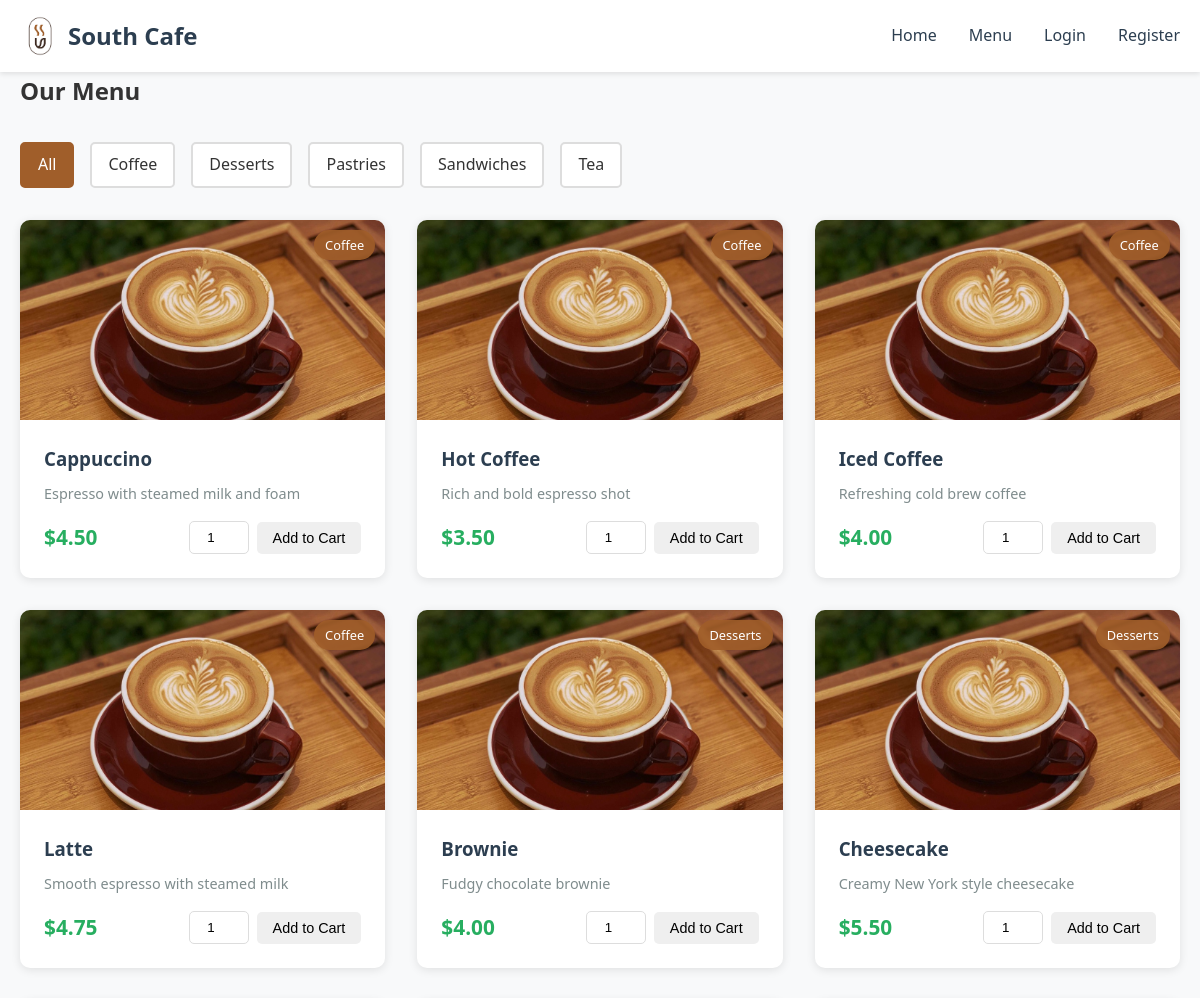
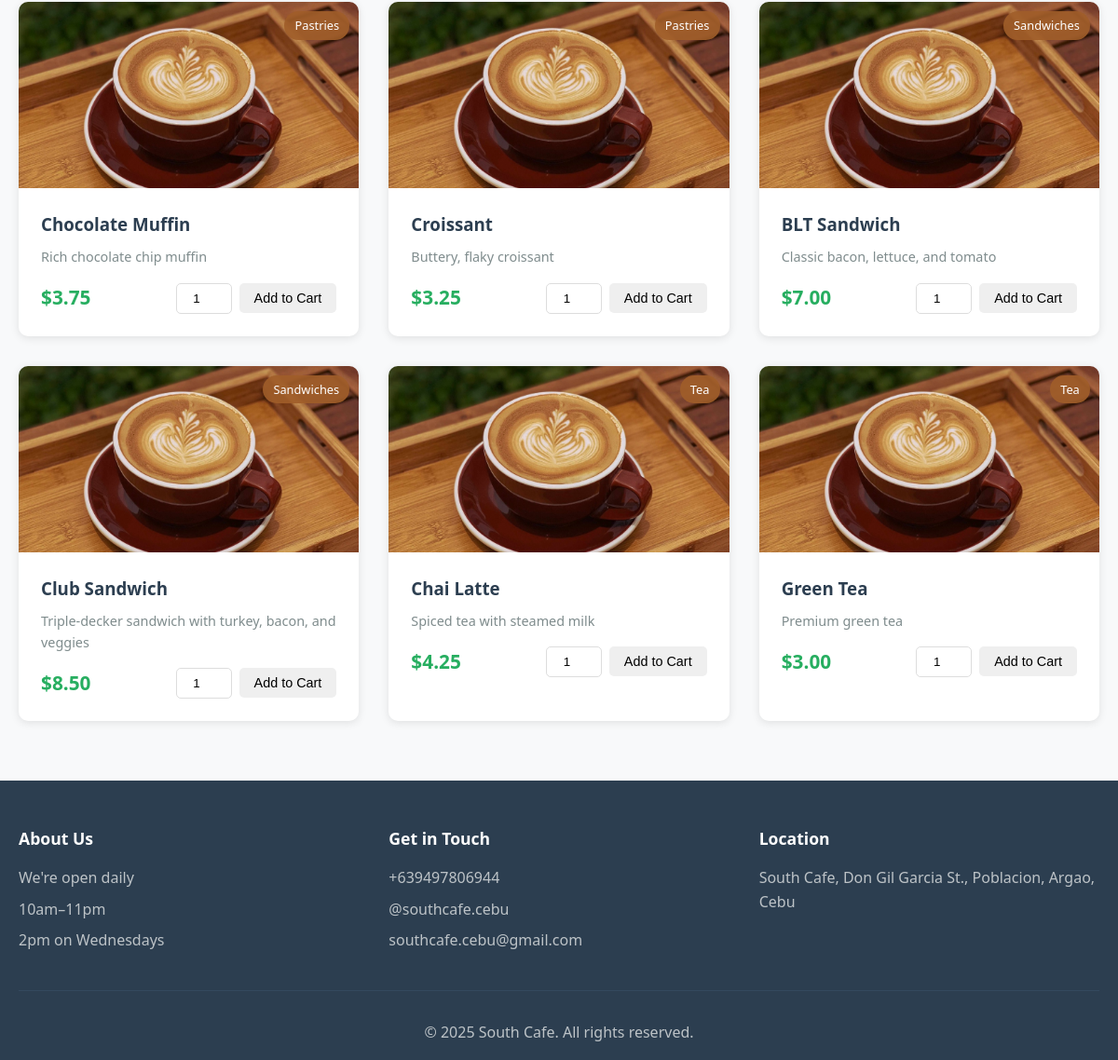
Page /menu.php on the earlier database version (2 pictures, top to bottom).
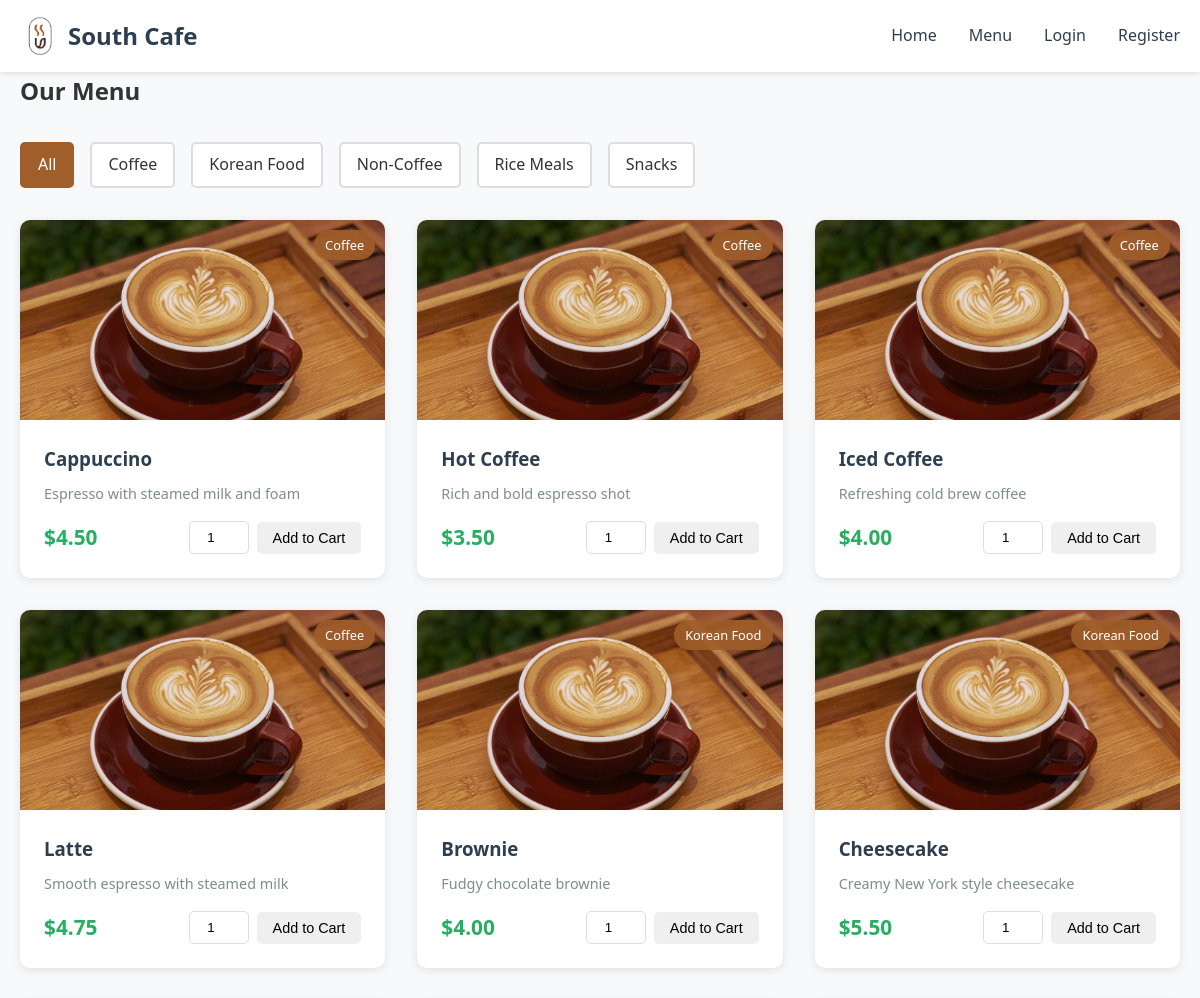
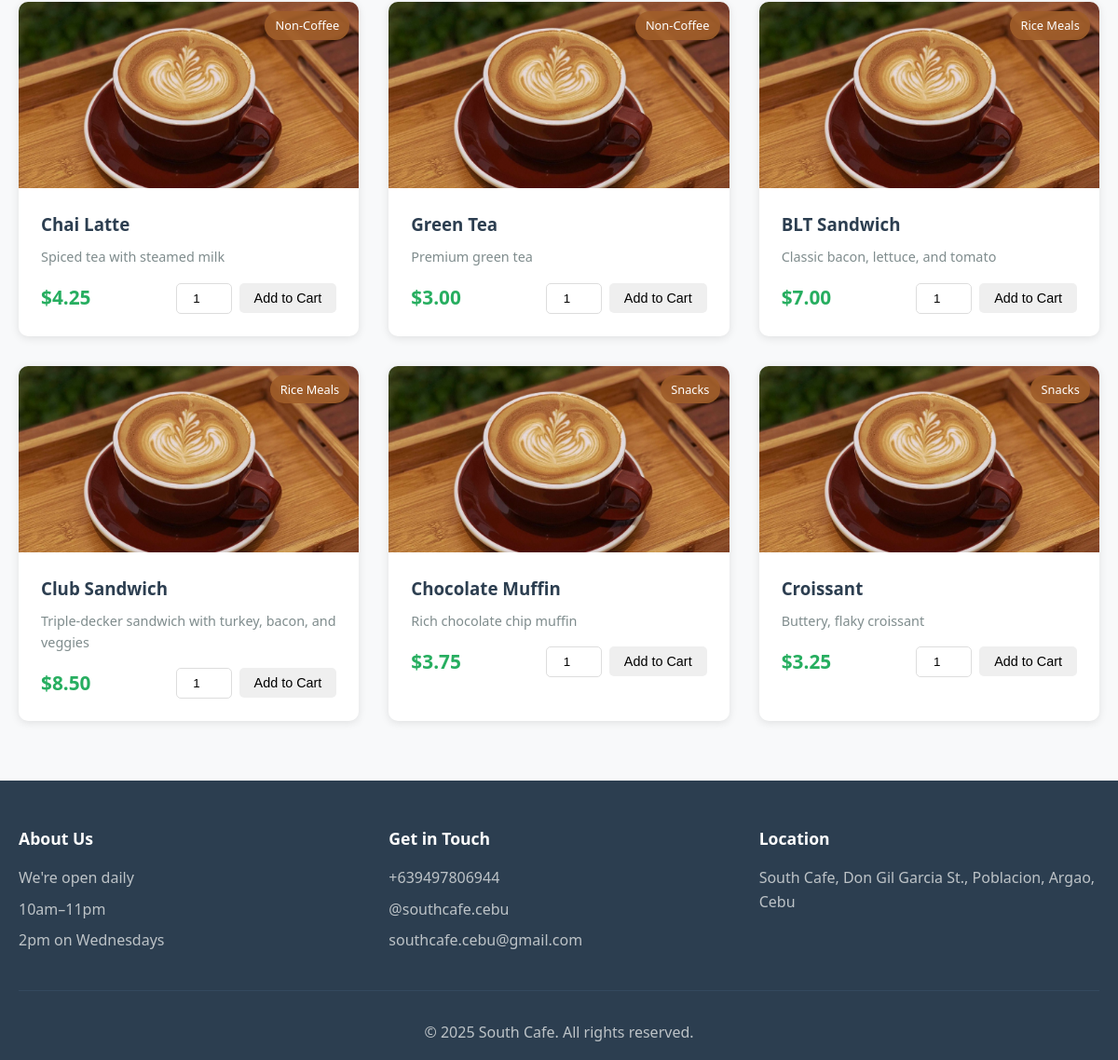
Same page on the later database version (2 pictures, top to bottom).
### tables this page shows
CREATE TABLE IF NOT EXISTS categories (
    id INT AUTO_INCREMENT PRIMARY KEY,
    name VARCHAR(50) NOT NULL,
    description TEXT
);

CREATE TABLE IF NOT EXISTS products (
    id INT AUTO_INCREMENT PRIMARY KEY,
    name VARCHAR(100) NOT NULL,
    description TEXT,
    price DECIMAL(10, 2) NOT NULL,
    category_id INT,
    image VARCHAR(255),
    available BOOLEAN DEFAULT TRUE,
    created_at TIMESTAMP DEFAULT CURRENT_TIMESTAMP,
    FOREIGN KEY (category_id) REFERENCES categories(id)
);

### config.php (called while the page is built, shortened)
<?php
function isLoggedIn() {
    return isset($_SESSION['user_id']);
}
?>

### menu.php (the view, shortened to what this page needs)
<?php
require_once 'config.php';
$categories_query = "SELECT * FROM categories ORDER BY name";
$categories_result = mysqli_query($conn, $categories_query);
$categories = mysqli_fetch_all($categories_result, MYSQLI_ASSOC);
$category_filter = isset($_GET['category']) ? (int)$_GET['category'] : 0;
if ($category_filter > 0) {
    $products_query = "SELECT p.*, c.name as category_name FROM products p
                       LEFT JOIN categories c ON p.category_id = c.id
                       WHERE p.available = 1 AND p.category_id = ?
                       ORDER BY p.name";
    $stmt = mysqli_prepare($conn, $products_query);
    mysqli_stmt_bind_param($stmt, "i", $category_filter);
    mysqli_stmt_execute($stmt);
    $products_result = mysqli_stmt_get_result($stmt);
} else {
    $products_query = "SELECT p.*, c.name as category_name FROM products p
                       LEFT JOIN categories c ON p.category_id = c.id
                       WHERE p.available = 1
                       ORDER BY c.name, p.name";
    $products_result = mysqli_query($conn, $products_query);
}
$products = mysqli_fetch_all($products_result, MYSQLI_ASSOC);
include 'includes/header.php';
?>
<div class="container">
    <h2>Our Menu</h2>
    <div class="filter-section">
        <a href="menu.php" class="filter-btn <?php echo $category_filter == 0 ? 'active' : ''; ?>">All</a>
        <?php foreach ($categories as $category): ?>
            <a href="menu.php?category=<?php echo $category['id']; ?>"
               class="filter-btn <?php echo $category_filter == $category['id'] ? 'active' : ''; ?>">
                <?php echo htmlspecialchars($category['name']); ?>
            </a>
        <?php endforeach; ?>
    </div>
    <div class="product-grid">
        <?php if (count($products) > 0): ?>
            <?php foreach ($products as $product): ?>
                <div class="product-card">
                    <div class="product-image">
                        <img src="images/<?php echo htmlspecialchars($product['image']); ?>"
                             alt="<?php echo htmlspecialchars($product['name']); ?>"
                             onerror="this.src='images/placeholder.jpg'">
                        <span class="category-badge"><?php echo htmlspecialchars($product['category_name']); ?></span>
                    </div>
                    <div class="product-info">
                        <h3><?php echo htmlspecialchars($product['name']); ?></h3>
                        <p class="product-description"><?php echo htmlspecialchars($product['description']); ?></p>
                        <div class="product-footer">
                            <span class="price">$<?php echo number_format($product['price'], 2); ?></span>
                            <form method="POST" action="menu.php" class="add-to-cart-form">
                                <input type="number" name="quantity" value="1" min="1" max="99" class="quantity-input">
                                <button type="submit" name="add_to_cart" class="btn btn-small">Add to Cart</button>
                            </form>
                        </div>
                    </div>
                </div>
            <?php endforeach; ?>
        <?php else: ?>
            <p class="no-products">No products found in this category.</p>
        <?php endif; ?>
    </div>
</div>
<?php include 'includes/footer.php'; ?>

### includes/header.php (shortened to what this page needs)
<!DOCTYPE html>
<html lang="en">
<head>
    <link rel="stylesheet" href="style.css">
</head>
<body>
    <nav class="navbar">
        <div class="container">
            <div class="nav-brand">
                <a href="index.php">
                    <img src="images/logo.png" alt="South Cafe Logo" class="logo">
                    South Cafe
                </a>
            </div>
            <ul class="nav-menu">
                <li><a href="index.php">Home</a></li>
                <li><a href="menu.php">Menu</a></li>
                <?php if (isLoggedIn()): ?>
                    <li><a href="cart.php">Cart</a></li>
                    <li><a href="orders.php">My Orders</a></li>
                    <li><a href="logout.php">Logout</a></li>
                <?php else: ?>
                    <li><a href="login.php">Login</a></li>
                    <li><a href="register.php">Register</a></li>
                <?php endif; ?>
            </ul>
        </div>
    </nav>
    <main class="main-content">

### includes/footer.php
    </main>
    <footer class="footer">
        <div class="container">
            <div class="footer-content">
                <div class="footer-section">
                    <h3>About Us</h3>
                    <p>We're open daily</p>
                    <p>10am–11pm</p>
                    <p>2pm on Wednesdays</p>
                </div>
                <div class="footer-section">
                    <h3>Get in Touch</h3>
                    <p>+639497806944</p>
                    <p>@southcafe.cebu</p>
                    <p>southcafe.cebu@gmail.com</p>
                </div>
                <div class="footer-section">
                    <h3>Location</h3>
                    <p><a href="https://maps.google.com/?q=South+Cafe,+Don+Gil+Garcia+St.,+Poblacion,+Argao,+Cebu" target="_blank" class="footer-link">South Cafe, Don Gil Garcia St., Poblacion, Argao, Cebu</a></p>
                </div>
            </div>
            <div class="footer-bottom">
                <p>&copy; <?php echo date('Y'); ?> South Cafe. All rights reserved.</p>
            </div>
        </div>
    </footer>
</body>
</html>

### style.css (style rules this page uses)
* { margin: 0; padding: 0; box-sizing: border-box; }
body { font-family: 'Segoe UI', Tahoma, Geneva, Verdana, sans-serif; line-height: 1.6; color: #333; background-color: #f8f9fa; }
.container { max-width: 1200px; margin: 0 auto; padding: 0 20px; }
.navbar { background-color: white; color: #333; padding: 1rem 0; box-shadow: 0 2px 5px rgba(0,0,0,0.1); }
.navbar .container { display: flex; justify-content: space-between; align-items: center; }
.nav-brand a { color: #2c3e50; text-decoration: none; font-size: 1.5rem; font-weight: bold; display: flex; align-items: center; gap: 0.5rem; }
.nav-brand .logo { width: 40px; height: 40px; object-fit: contain; }
.nav-menu { display: flex; list-style: none; gap: 2rem; }
.nav-menu a { color: #2c3e50; text-decoration: none; transition: color 0.3s; }
.btn { display: inline-block; padding: 0.75rem 1.5rem; border: none; border-radius: 5px; cursor: pointer; text-decoration: none; transition: all 0.3s; font-size: 1rem; }
.btn-small { padding: 0.5rem 1rem; font-size: 0.9rem; }
.product-grid { display: grid; grid-template-columns: repeat(auto-fill, minmax(280px, 1fr)); gap: 2rem; margin: 2rem 0; }
.product-card { background: white; border-radius: 10px; overflow: hidden; box-shadow: 0 2px 10px rgba(0,0,0,0.1); transition: transform 0.3s; }
.product-image { position: relative; height: 200px; overflow: hidden; background-color: #ecf0f1; }
.product-image img { width: 100%; height: 100%; object-fit: cover; }
.category-badge { position: absolute; top: 10px; right: 10px; background-color: rgba(160, 94, 42, 0.9); color: white; padding: 0.3rem 0.7rem; border-radius: 20px; font-size: 0.8rem; }
.product-info { padding: 1.5rem; }
.product-info h3 { margin-bottom: 0.5rem; color: #2c3e50; }
.product-description { color: #7f8c8d; font-size: 0.9rem; margin-bottom: 1rem; }
.product-footer { display: flex; justify-content: space-between; align-items: center; margin-top: 1rem; }
.price { font-size: 1.3rem; font-weight: bold; color: #27ae60; }
.filter-section { display: flex; gap: 1rem; margin: 2rem 0; flex-wrap: wrap; }
.filter-btn { padding: 0.5rem 1rem; background-color: white; border: 2px solid #ddd; border-radius: 5px; text-decoration: none; color: #333; transition: all 0.3s; }
.filter-btn:hover, .filter-btn.active { background-color: #A05E2A; color: white; border-color: #A05E2A; }
.add-to-cart-form { display: flex; gap: 0.5rem; align-items: center; }
.quantity-input { width: 60px; padding: 0.5rem; border: 1px solid #ddd; border-radius: 5px; text-align: center; }
.footer { background-color: #2c3e50; color: white; padding: 3rem 0 1rem 0; margin-top: 4rem; }
.footer-content { display: grid; grid-template-columns: repeat(auto-fit, minmax(250px, 1fr)); gap: 2rem; margin-bottom: 2rem; }
.footer-section h3 { margin-bottom: 1rem; color: white; font-size: 1.1rem; }
.footer-section p { color: #bdc3c7; margin-bottom: 0.5rem; line-height: 1.6; }
.footer-link { color: #bdc3c7; text-decoration: none; transition: color 0.3s; }
.footer-bottom { text-align: center; padding-top: 2rem; border-top: 1px solid #34495e; }
.footer-bottom p { color: #bdc3c7; }
.main-content { min-height: calc(100vh - 200px); }

Differences in the rows shown:
removed categories: name "Desserts"
removed categories: name "Pastries"
removed categories: name "Sandwiches"
removed categories: name "Tea"
added categories: name "Korean Food"
added categories: name "Non-Coffee"
added categories: name "Rice Meals"
added categories: name "Snacks"
changed through a linked row, products "Brownie": category.name "Desserts" → "Korean Food"
changed through a linked row, products "Cheesecake": category.name "Desserts" → "Korean Food"
changed through a linked row, products "Chai Latte": category.name "Tea" → "Non-Coffee"; moves up the list
changed through a linked row, products "Green Tea": category.name "Tea" → "Non-Coffee"; moves up the list
changed through a linked row, products "BLT Sandwich": category.name "Sandwiches" → "Rice Meals"; moves down the list
changed through a linked row, products "Club Sandwich": category.name "Sandwiches" → "Rice Meals"; moves down the list
changed through a linked row, products "Chocolate Muffin": category.name "Pastries" → "Snacks"
changed through a linked row, products "Croissant": category.name "Pastries" → "Snacks"
